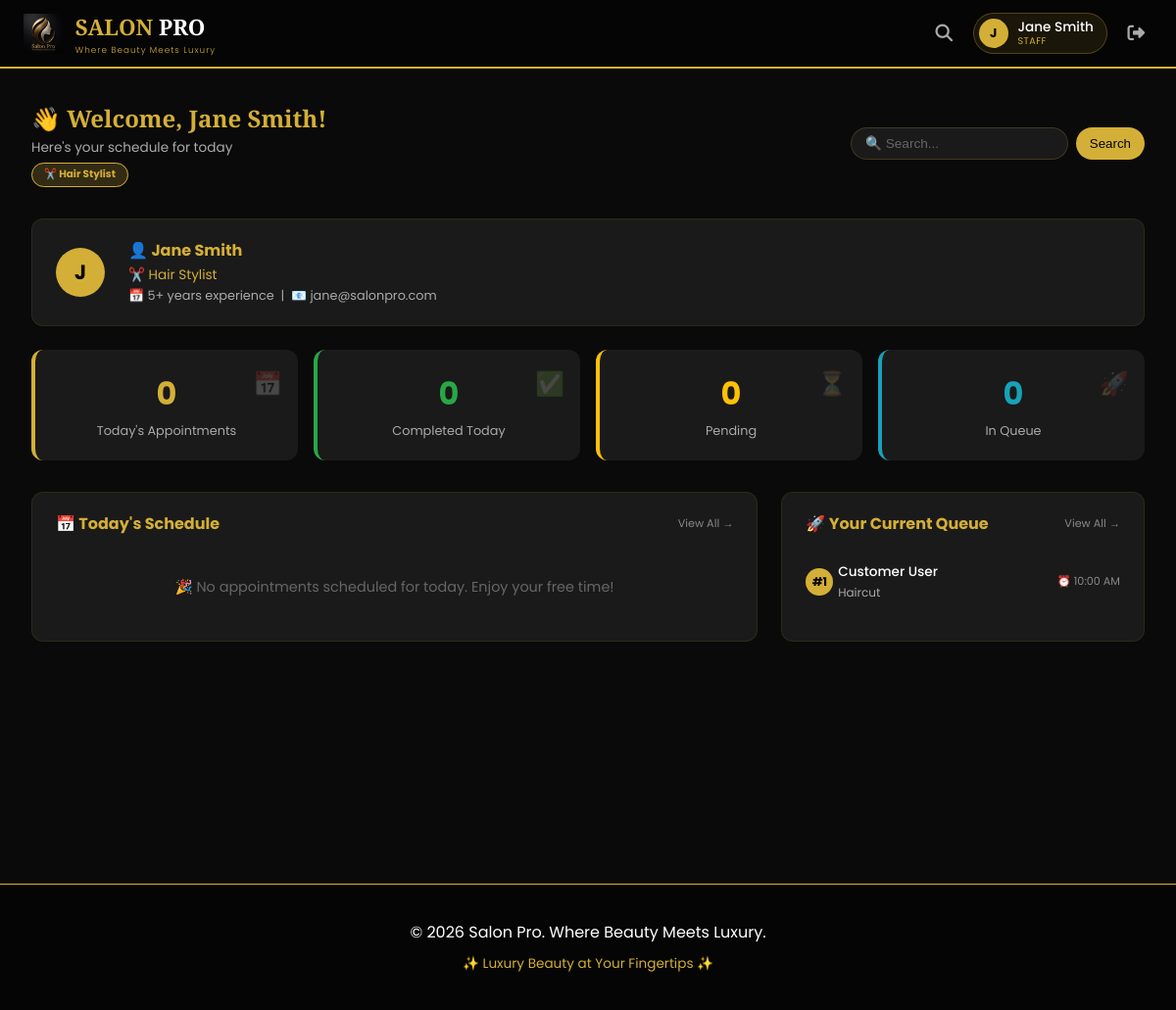
Screenshot of /staff/dashboard.php (signed in) with the database file from the repository.
### tables this page shows
CREATE TABLE IF NOT EXISTS staff_details (
    id INT AUTO_INCREMENT PRIMARY KEY,
    user_id INT NOT NULL,
    specialty VARCHAR(100),
    experience_years INT DEFAULT 0,
    bio TEXT,
    profile_image VARCHAR(255) DEFAULT 'default.jpg',
    FOREIGN KEY (user_id) REFERENCES users(id) ON DELETE CASCADE
);

CREATE TABLE IF NOT EXISTS users (
    id INT AUTO_INCREMENT PRIMARY KEY,
    full_name VARCHAR(100) NOT NULL,
    email VARCHAR(100) UNIQUE NOT NULL,
    phone VARCHAR(20) NOT NULL,
    password VARCHAR(255) NOT NULL,
    role ENUM('admin', 'staff', 'customer', 'super_admin') DEFAULT 'customer',
    is_active BOOLEAN DEFAULT TRUE,
    salon_id INT,
    created_at TIMESTAMP DEFAULT CURRENT_TIMESTAMP
);

CREATE TABLE IF NOT EXISTS appointments (
    id INT AUTO_INCREMENT PRIMARY KEY,
    customer_id INT NOT NULL,
    staff_id INT,
    service_id INT NOT NULL,
    salon_id INT,
    appointment_date DATE NOT NULL,
    appointment_time TIME NOT NULL,
    status ENUM('pending', 'confirmed', 'completed', 'cancelled', 'served') DEFAULT 'pending',
    payment_status ENUM('pending', 'paid', 'failed') DEFAULT 'pending',
    payment_method ENUM('cash', 'mpesa') DEFAULT 'cash',
    queue_position INT,
    created_at TIMESTAMP DEFAULT CURRENT_TIMESTAMP,
    FOREIGN KEY (customer_id) REFERENCES users(id),
    FOREIGN KEY (staff_id) REFERENCES users(id),
    FOREIGN KEY (service_id) REFERENCES services(id)
);

CREATE TABLE IF NOT EXISTS services (
    id INT AUTO_INCREMENT PRIMARY KEY,
    salon_id INT,
    service_name VARCHAR(100) NOT NULL,
    description TEXT,
    price DECIMAL(10,2) NOT NULL,
    duration_minutes INT DEFAULT 30,
    category VARCHAR(50),
    is_active BOOLEAN DEFAULT TRUE,
    created_at TIMESTAMP DEFAULT CURRENT_TIMESTAMP
);

### staff/dashboard.php (the view, shortened to what this page needs)
<?php
require_once '../includes/permissions.php';
$staff_id = $_SESSION['user_id'];
$staff_name = $_SESSION['user_name'];
$today = date('Y-m-d');
$stats_query = "SELECT
    COUNT(*) as total_appointments,
    SUM(CASE WHEN status = 'served' THEN 1 ELSE 0 END) as completed_today,
    SUM(CASE WHEN status = 'pending' THEN 1 ELSE 0 END) as pending_today
    FROM appointments
    WHERE staff_id = $staff_id AND appointment_date = '$today'";
$stats_result = mysqli_query($conn, $stats_query);
$stats = mysqli_fetch_assoc($stats_result);
$queue_count = 0;
$today_query = "SELECT a.*, c.full_name as customer_name, c.phone as customer_phone, s.service_name, s.price
                FROM appointments a
                JOIN users c ON a.customer_id = c.id
                JOIN services s ON a.service_id = s.id
                WHERE a.staff_id = $staff_id AND a.appointment_date = '$today'
                ORDER BY a.appointment_time ASC LIMIT 5";
$today_appointments = mysqli_query($conn, $today_query);
$queue_query = "SELECT a.*, c.full_name as customer_name, s.service_name
                FROM appointments a
                JOIN users c ON a.customer_id = c.id
                JOIN services s ON a.service_id = s.id
                WHERE a.staff_id = $staff_id AND a.status = 'pending'
                ORDER BY a.appointment_time ASC, a.queue_position ASC LIMIT 5";
$queue = mysqli_query($conn, $queue_query);
$staff_details_query = "SELECT u.full_name, u.email, u.phone, sd.specialty, sd.experience_years
                        FROM users u
                        LEFT JOIN staff_details sd ON u.id = sd.user_id
                        WHERE u.id = $staff_id";
$staff_details_result = mysqli_query($conn, $staff_details_query);
$staff_details = mysqli_fetch_assoc($staff_details_result);
include '../includes/header.php';
?>
<div class="main-content">
    <div class="dashboard-header">
        <div class="title-section">
            <h1>👋 Welcome, <?php echo htmlspecialchars($staff_name); ?>!</h1>
            <p>Here's your schedule for today</p>
            <span class="staff-badge">✂️ <?php echo htmlspecialchars($staff_details['specialty'] ?? 'Stylist'); ?></span>
        </div>
        <div class="search-section">
            <form method="GET" action="../search.php" style="display: flex; gap: 0.5rem; width: 100%;">
                <input type="text" name="q" placeholder="🔍 Search..." aria-label="Search">
                <button type="submit" class="search-btn">Search</button>
            </form>
        </div>
    </div>
    <div class="profile-card">
        <div class="avatar"><?php echo strtoupper(substr($staff_name, 0, 1)); ?></div>
        <div class="profile-info">
            <h3>👤 <?php echo htmlspecialchars($staff_name); ?></h3>
            <div class="specialty">✂️ <?php echo htmlspecialchars($staff_details['specialty'] ?? 'Professional Stylist'); ?></div>
            <div class="detail">📅 <?php echo $staff_details['experience_years'] ?? 0; ?>+ years experience &nbsp;|&nbsp; 📧 <?php echo htmlspecialchars($staff_details['email']); ?></div>
        </div>
    </div>
    <div class="stats-grid">
        <div class="stat-card">
            <span class="stat-icon">📅</span>
            <div class="stat-number"><?php echo $stats['total_appointments'] ?? 0; ?></div>
            <div class="stat-label">Today's Appointments</div>
        </div>
        <div class="stat-card green">
            <span class="stat-icon">✅</span>
            <div class="stat-number"><?php echo $stats['completed_today'] ?? 0; ?></div>
            <div class="stat-label">Completed Today</div>
        </div>
        <div class="stat-card orange">
            <span class="stat-icon">⏳</span>
            <div class="stat-number"><?php echo $stats['pending_today'] ?? 0; ?></div>
            <div class="stat-label">Pending</div>
        </div>
        <div class="stat-card blue">
            <span class="stat-icon">🚀</span>
            <div class="stat-number"><?php echo $queue_count; ?></div>
            <div class="stat-label">In Queue</div>
        </div>
    </div>
    <div class="dashboard-grid">
        <div class="card">
            <h3>
                📅 Today's Schedule
                <a href="appointments.php" class="view-all">View All →</a>
            </h3>
            <?php if($today_appointments && mysqli_num_rows($today_appointments) > 0): ?>
                <?php while($apt = mysqli_fetch_assoc($today_appointments)): ?>
                    <div class="appointment-item">
                        <span class="appt-time"><?php echo date('g:i A', strtotime($apt['appointment_time'])); ?></span>
                        <div class="appt-details">
                            <div class="appt-service">💇 <?php echo htmlspecialchars($apt['service_name']); ?></div>
                            <div class="appt-customer"><?php echo htmlspecialchars($apt['customer_name']); ?></div>
                        </div>
                        <span class="appt-status <?php echo $apt['status']; ?>"><?php echo ucfirst($apt['status']); ?></span>
                    </div>
                <?php endwhile; ?>
            <?php else: ?>
                <div class="empty-state">🎉 No appointments scheduled for today. Enjoy your free time!</div>
            <?php endif; ?>
        </div>
        <div class="card">
            <h3>
                🚀 Your Current Queue
                <a href="appointments.php" class="view-all">View All →</a>
            </h3>
            <?php if($queue && mysqli_num_rows($queue) > 0): ?>
                <?php while($q = mysqli_fetch_assoc($queue)): ?>
                    <div class="queue-item">
                        <span class="queue-position">#<?php echo $q['queue_position']; ?></span>
                        <div class="queue-details">
                            <div class="queue-customer"><?php echo htmlspecialchars($q['customer_name']); ?></div>
                            <div class="queue-service"><?php echo htmlspecialchars($q['service_name']); ?></div>
                        </div>
                        <div style="display: flex; align-items: center; gap: 0.5rem; flex-wrap: wrap;">
                            <span class="queue-time">⏰ <?php echo date('g:i A', strtotime($q['appointment_time'])); ?></span>
                        </div>
                    </div>
                <?php endwhile; ?>
            <?php else: ?>
                <div class="empty-state">✨ No customers waiting in your queue. Great job!</div>
            <?php endif; ?>
        </div>
    </div>
</div>
<?php include '../includes/footer.php'; ?>

### assets/css/style.css (style rules this page uses)
:root { --bg-primary: #0B0B0B; --bg-secondary: #111111; --bg-card: #1A1A1A; --bg-panel: #0E0E0E; --bg-input: #1E1E1E; --emerald: #0F9D58; --emerald-light: #1ABC9C; --emerald-dark: #0B7A3E; --emerald-bg: rgba(15, 157, 88, 0.15); --emerald-border: rgba(15, 157, 88, 0.3); --gold: #D4AF37; --gold-light: #F0D878; --gold-dark: #A3831F; --gold-bg: rgba(212, 175, 55, 0.15); --gold-border: rgba(212, 175, 55, 0.3); --text-primary: #F5F5F5; --text-secondary: #B8B2A0; --text-muted: #7A7568; --success: #28A745; --danger: #E0554A; --warning: #E0A63C; --info: #4A90D9; --border-color: rgba(212, 175, 55, 0.2); --border-emerald: rgba(15, 157, 88, 0.3); --shadow-gold: 0 4px 20px rgba(212, 175, 55, 0.15); --shadow-emerald: 0 4px 20px rgba(15, 157, 88, 0.2); }
* { margin: 0; padding: 0; box-sizing: border-box; }
body { font-family: 'Poppins', 'Segoe UI', Tahoma, Geneva, Verdana, sans-serif; background: var(--bg-primary); color: var(--text-primary); line-height: 1.6; }
.card { background: var(--bg-card); border-radius: 15px; padding: 1.5rem; border: 1px solid rgba(212, 175, 55, 0.12); transition: all 0.3s; }
.stat-card { background: var(--bg-card); border-radius: 15px; padding: 1.5rem; text-align: center; border-left: 4px solid var(--emerald); transition: all 0.3s; }
.stat-card .stat-number { font-size: 2.5rem; font-weight: bold; color: var(--emerald); }
.stat-card .stat-label { color: var(--text-muted); margin-top: 0.3rem; font-size: 0.85rem; }
.staff-badge { display: inline-block; padding: 5px 15px; border-radius: 20px; font-size: 0.75rem; font-weight: bold; background: rgba(15, 157, 88, 0.15); color: var(--emerald); border: 1px solid var(--emerald); }

### includes/header.php (style rules this page uses)
* { margin: 0; padding: 0; box-sizing: border-box; }
body { font-family: 'Poppins', sans-serif; background: #0a0a0a; color: #ffffff; line-height: 1.6; }

### rows the page displays
staff_details: specialty "Hair Stylist", experience_years "5", user.email "jane@salonpro.com"
appointments: queue_position "1", customer.full_name "Customer User", service.service_name "Haircut", appointment_time "10:00 AM"

### other values shown
substr($user_name, 0, 1) "J"
$user_name "Jane Smith"
str_replace('_', ' ', $user_role) "STAFF"
$staff_name "Jane Smith"
substr($staff_name, 0, 1) "J"
$stats['total_appointments'] "0"
$stats['completed_today'] "0"
$stats['pending_today'] "0"
$queue_count "0"
